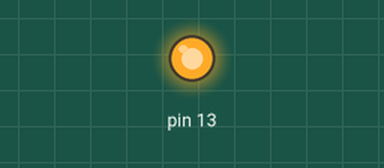
Recording of a sketch running on a simulated Arduino Uno, built with avr-gcc and run on an emulated ATmega328P. Parts: output pins drawn as LEDs (lit = HIGH).

Above: at 1.0 s.
At 3.2 s:
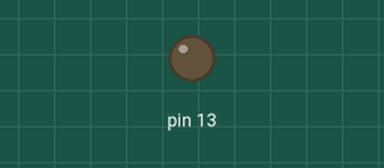
Timing chart, 0 to 5.7 s (numbered marks = the images above):
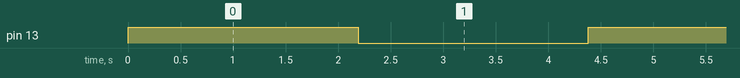

Measured:
- by itself, pin 13: alternates HIGH for 2.2 s and LOW for 2.2 s

The sketch:

blink.ino
```cpp
// Arduino Uno PIN 13 is connected to PORTB5 of ATMega328

void simpleDelay(unsigned int f_iterations) {
    // loop with nop for delay
    for (unsigned long i = 0; i < f_iterations; ++i) {
        for (volatile unsigned long j = 0; j < 1000; ++j) ;
    }
}

void setup() {
  // set direction of DDRB5
  uint8_t *portAdd = (uint8_t*) 0x24; // DDRB address
  *portAdd |= 0x20; // set bit 5
}

void loop() {
  // set and clear PortB5
  uint8_t *pinB = (uint8_t*) 0x25; // PortB address
  *pinB |= 0x20; // set bit 5
  simpleDelay(1000);
  *pinB &= 0xDF; // clear bit 5
  simpleDelay(1000);
}
```

blink.cpp
```cpp
// Arduino Uno PIN 13 is connected to PortB5 of ATMega328P

typedef unsigned char uint8_t; // set type for unsigned int 8

void simpleDelay(unsigned int f_iterations) {
    // loop with nop for delay
    for (unsigned long i = 0; i < f_iterations; ++i) {
        for (volatile unsigned long j = 0; j < 1000; ++j) ;
    }
}

int main() {
    // set direction of DDRB5
    uint8_t *portAdd = (uint8_t*) 0x24; // DDRB address
    *portAdd |= 0x20; // set bit 5

    for (;;) { // infinite loop
        uint8_t *portB = (uint8_t*) 0x25; // PortB address
        *portB |= 0x20; // set bit 5
        simpleDelay(1000);
        asm volatile("cbi 0x5, 5\n\t"); // clear bit 5
        simpleDelay(1000);
    }
}
```
